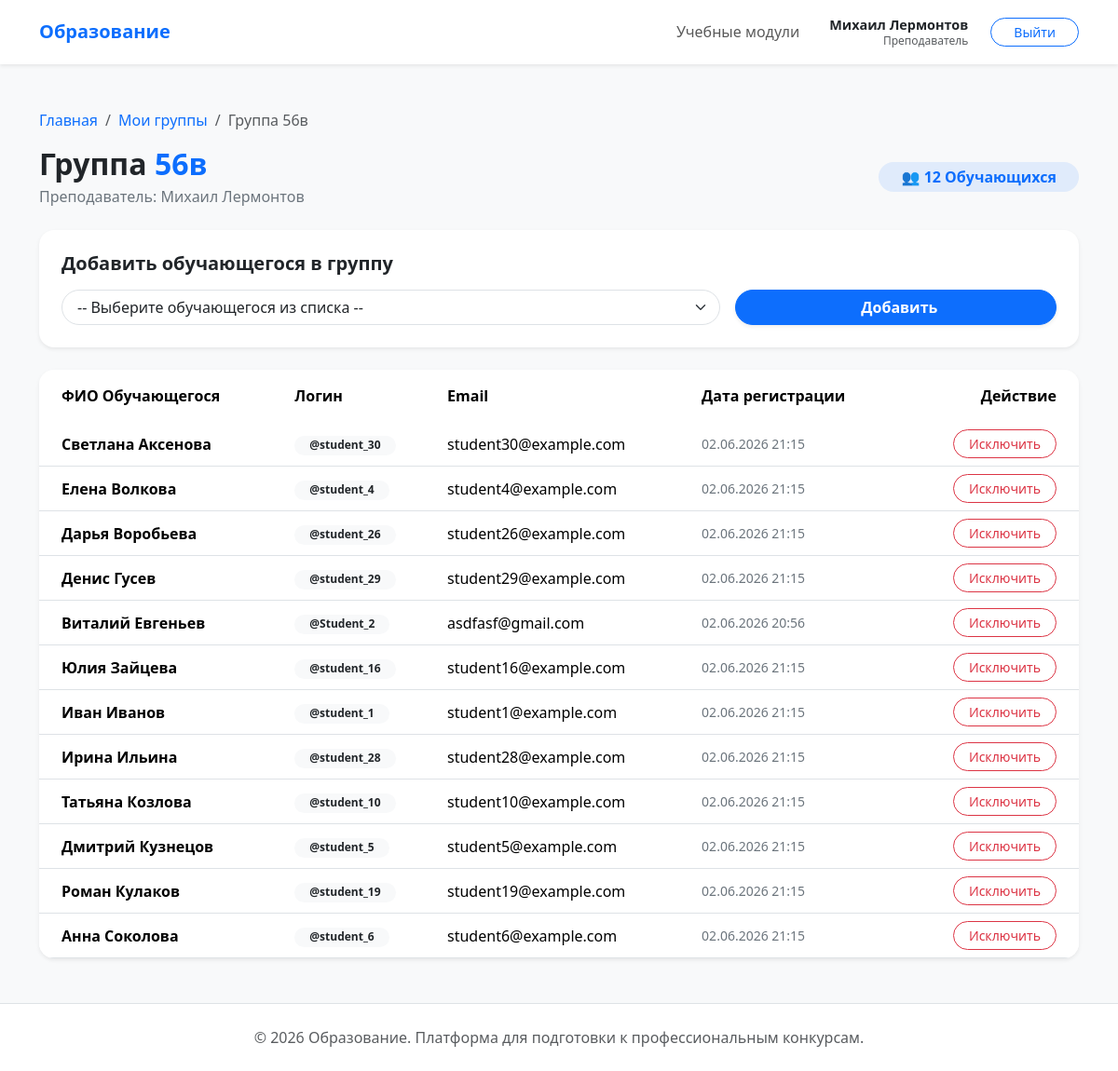
The page /curriculum/teacher/groups/4/ (signed in) on the database its author committed.
### users/models.py (models this page shows, shortened)
class User(AbstractUser, BaseModel):
    class Role(models.TextChoices):
        STUDENT = "student", "Обучающийся"
        TEACHER = "teacher", "Преподаватель"
        ADMIN = "admin", "Администратор"
    middle_name = models.CharField(max_length=150, blank=True, verbose_name="Отчество")
    role = models.CharField(
        max_length=10, choices=Role.choices, default=Role.STUDENT, verbose_name="Роль"
    )
    group = models.ForeignKey(
        StudentGroup,
        on_delete=models.SET_NULL,
        null=True,
        blank=True,
        related_name="students",
        verbose_name="Учебная группа",
    )
    class Meta:
        verbose_name = "Пользователь"
        verbose_name_plural = "Пользователи"
        ordering = ["last_name", "first_name"]

### curriculum/models.py (models this page shows, shortened)
class StudentGroup(BaseModel):
    title = models.CharField(max_length=7, unique=True, verbose_name="Название группы")
    teacher = models.ForeignKey(
        settings.AUTH_USER_MODEL,
        on_delete=models.SET_NULL,
        null=True,
        blank=True,
        limit_choices_to={"role": "teacher"},
        related_name="student_groups",
        verbose_name="Преподаватель",
    )
    class Meta:
        verbose_name = "Учебная группа"
        verbose_name_plural = "Учебные группы"
        ordering = ["title"]

### curriculum/views.py (the view)
# urls.py: path("teacher/groups/<int:pk>/", GroupDetailView.as_view(), name="group_detail"),
class GroupDetailView(LoginRequiredMixin, DetailView):
    model = StudentGroup
    template_name = "curriculum/group_detail.html"
    context_object_name = "group"
    def get_context_data(self, **kwargs):
        context = super().get_context_data(**kwargs)
        context["students"] = self.object.students.all()
        context["available_students"] = User.objects.filter(
            role=User.Role.STUDENT, group__isnull=True
        )
        return context

### templates/curriculum/group_detail.html (shortened to what this page needs)
{% extends 'base.html' %}
{% block content %}
<div class="row mb-4">
    <div class="col-12">
        <nav aria-label="breadcrumb">
            <ol class="breadcrumb">
                <li class="breadcrumb-item"><a href="{% url 'core:index' %}" class="text-decoration-none">Главная</a></li>
                <li class="breadcrumb-item"><a href="{% url 'curriculum:teacher_groups_list' %}" class="text-decoration-none">Мои группы</a></li>
                <li class="breadcrumb-item active">Группа {{ group.title }}</li>
            </ol>
        </nav>
        <div class="d-flex justify-content-between align-items-center">
            <div>
                <h2 class="fw-bold mb-1">Группа <span class="text-accent">{{ group.title }}</span></h2>
                <p class="text-secondary mb-0">Преподаватель: {{ group.teacher.get_full_name|default:"Не назначен" }}</p>
            </div>
            <span class="badge bg-primary bg-opacity-10 text-accent rounded-pill px-4 py-2 fs-6">
                👥 {{ students.count }} Обучающихся
            </span>
        </div>
    </div>
</div>
<div class="card border-0 shadow-sm rounded-4 p-4 mb-4">
    <h5 class="fw-bold mb-3">Добавить обучающегося в группу</h5>
    {% if available_students %}
        <form method="post" action="{% url 'curriculum:add_student_to_group' group.id %}" class="row g-3 align-items-center">
            <div class="col-md-8">
                <select name="student_id" class="form-select btn-rounded px-3" required>
                    <option value="">-- Выберите обучающегося из списка --</option>
                </select>
            </div>
            <div class="col-md-4">
                <button type="submit" class="btn btn-primary btn-rounded w-100 fw-bold shadow-sm">
                    Добавить
                </button>
            </div>
        </form>
    {% else %}
        <p class="text-secondary mb-0 small">Нет доступных для добавления обучающихся (все обучающиеся уже распределены по группам).</p>
    {% endif %}
</div>
<div class="card border-0 shadow-sm rounded-4 overflow-hidden">
    <div class="table-responsive">
        <table class="table table-hover align-middle mb-0">
            <thead class="bg-light">
                <tr>
                    <th class="ps-4 py-3 border-0">ФИО Обучающегося</th>
                    <th class="py-3 border-0">Логин</th>
                    <th class="py-3 border-0">Email</th>
                    <th class="py-3 border-0">Дата регистрации</th>
                    <th class="pe-4 py-3 border-0 text-end">Действие</th>
                </tr>
            </thead>
            <tbody>
                {% for student in students %}
                <tr>
                    <td class="ps-4">
                        <div class="fw-bold">{{ student.get_full_name }}</div>
                    </td>
                    <td>
                        <span class="badge bg-light text-dark rounded-pill px-3">@{{ student.username }}</span>
                    </td>
                    <td>{{ student.email|default:"—" }}</td>
                    <td class="text-secondary small">
                        {{ student.date_joined|date:"d.m.Y H:i" }}
                    </td>
                    <td class="pe-4 text-end">
                        <button type="button"
                                class="btn btn-outline-danger btn-sm btn-rounded px-3"
                                data-bs-toggle="modal"
                                data-bs-target="#removeStudentModal"
                                data-student-id="{{ student.id }}"
                                data-student-name="{{ student.get_full_name }}">
                            Исключить
                        </button>
                    </td>
                </tr>
                {% empty %}
                <tr>
                    <td colspan="5" class="text-center py-5 text-secondary">
                        В этой группе пока нет обучающихся.
                    </td>
                </tr>
                {% endfor %}
            </tbody>
        </table>
    </div>
</div>
{% endblock %}

### templates/includes/header.html (shortened to what this page needs)
<nav class="navbar navbar-expand-lg navbar-light bg-white shadow-sm">
    <div class="container">
        <a class="navbar-brand fw-bold text-accent" href="{% url 'core:index' %}">Образование</a>
        <div class="collapse navbar-collapse" id="navbarNav">
            <ul class="navbar-nav ms-auto align-items-center">
                {% if user.is_authenticated %}
                    <li class="nav-item">
                        <a class="nav-link" href="{% url 'curriculum:module_list' %}">Учебные модули</a>
                    </li>
                    <li class="nav-item ms-lg-4 me-lg-2">
                        <span class="navbar-text d-flex flex-column align-items-lg-end line-height-sm">
                            {% if user.is_superuser %}
                                <span class="badge bg-dark rounded-pill fw-bold">Администратор</span>
                            {% else %}
                                <span class="fw-bold text-dark" style="font-size: 0.9rem;">
                                    {{ user.first_name }} {{ user.last_name }}
                                </span>
                                <small class="text-muted" style="font-size: 0.75rem; margin-top: -3px;">
                                    {% if user.role == 'teacher' %}Преподаватель{% else %}Обучающийся{% endif %}
                                </small>
                            {% endif %}
                        </span>
                    </li>
                    <li class="nav-item ms-3">
                        <form action="{% url 'users:logout' %}" method="post">
                            <button type="submit" class="btn btn-outline-primary btn-rounded btn-sm px-4">Выйти</button>
                        </form>
                    </li>
                {% else %}
                    <li class="nav-item">
                        <a class="btn btn-primary btn-rounded px-4" href="{% url 'users:login' %}">Войти</a>
                    </li>
                {% endif %}
            </ul>
        </div>
    </div>
</nav>

### templates/base.html (style rules this page uses)
body { background-color: #f8f9fa; font-family: 'Segoe UI', Tahoma, Geneva, Verdana, sans-serif; display: flex; flex-direction: column; min-height: 100vh; }
.btn-rounded { border-radius: 50rem; }
.text-accent { color: #0d6efd; }
.rounded-4 { border-radius: 1rem !important; }

### rows shown on the page
User: first_name "Михаил", last_name "Лермонтов"
StudentGroup: title "56в", teacher.get_full_name "Михаил Лермонтов", count "12"
User: get_full_name "Светлана Аксенова", username "student_30", email "student30@example.com", date_joined "02.06.2026 21:15"
User: get_full_name "Елена Волкова", username "student_4", email "student4@example.com", date_joined "02.06.2026 21:15"
User: get_full_name "Дарья Воробьева", username "student_26", email "student26@example.com", date_joined "02.06.2026 21:15"
User: get_full_name "Денис Гусев", username "student_29", email "student29@example.com", date_joined "02.06.2026 21:15"
User: get_full_name "Виталий Евгеньев", username "Student_2", email "asdfasf@gmail.com", date_joined "02.06.2026 20:56"
User: get_full_name "Юлия Зайцева", username "student_16", email "student16@example.com", date_joined "02.06.2026 21:15"
User: get_full_name "Иван Иванов", username "student_1", email "student1@example.com", date_joined "02.06.2026 21:15"
User: get_full_name "Ирина Ильина", username "student_28", email "student28@example.com", date_joined "02.06.2026 21:15"
User: get_full_name "Татьяна Козлова", username "student_10", email "student10@example.com", date_joined "02.06.2026 21:15"
User: get_full_name "Дмитрий Кузнецов", username "student_5", email "student5@example.com", date_joined "02.06.2026 21:15"
User: get_full_name "Роман Кулаков", username "student_19", email "student19@example.com", date_joined "02.06.2026 21:15"
User: get_full_name "Анна Соколова", username "student_6", email "student6@example.com", date_joined "02.06.2026 21:15"
